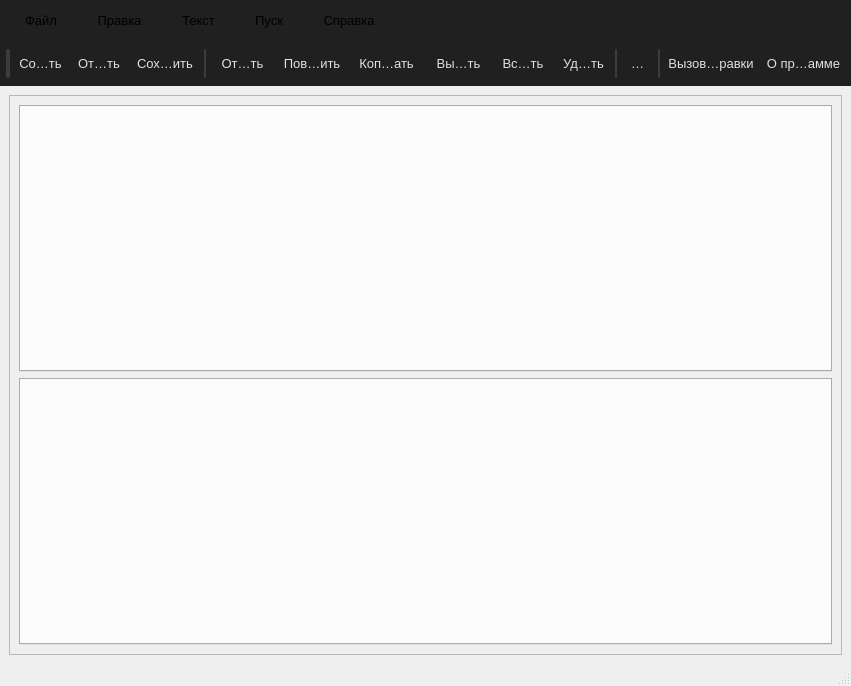
<?xml version="1.0" encoding="UTF-8"?>
<ui version="4.0">
 <class>MainWindow</class>
 <widget class="QMainWindow" name="MainWindow">
  <property name="geometry">
   <rect>
    <x>0</x>
    <y>0</y>
    <width>851</width>
    <height>686</height>
   </rect>
  </property>
  <property name="windowTitle">
   <string>Text Editor</string>
  </property>
  <property name="styleSheet">
   <string notr="true">font-size: 10pt;</string>
  </property>
  <property name="toolButtonStyle">
   <enum>Qt::ToolButtonStyle::ToolButtonIconOnly</enum>
  </property>
  <property name="documentMode">
   <bool>false</bool>
  </property>
  <property name="dockNestingEnabled">
   <bool>false</bool>
  </property>
  <property name="unifiedTitleAndToolBarOnMac">
   <bool>false</bool>
  </property>
  <widget class="QWidget" name="centralwidget">
   <layout class="QVBoxLayout" name="verticalLayout_2">
    <item>
     <widget class="QFrame" name="frame">
      <property name="frameShape">
       <enum>QFrame::Shape::StyledPanel</enum>
      </property>
      <property name="frameShadow">
       <enum>QFrame::Shadow::Raised</enum>
      </property>
      <layout class="QVBoxLayout" name="verticalLayout_3">
       <item>
        <widget class="QTabWidget" name="inputTabWidget">
         <property name="currentIndex">
          <number>-1</number>
         </property>
        </widget>
       </item>
       <item>
        <widget class="QTabWidget" name="outputTabWidget"/>
       </item>
      </layout>
     </widget>
    </item>
   </layout>
  </widget>
  <widget class="QToolBar" name="toolBar">
   <property name="enabled">
    <bool>true</bool>
   </property>
   <property name="cursor">
    <cursorShape>PointingHandCursor</cursorShape>
   </property>
   <property name="mouseTracking">
    <bool>false</bool>
   </property>
   <property name="windowTitle">
    <string>toolBar</string>
   </property>
   <property name="styleSheet">
    <string notr="true">QToolBar {
    background-color: rgb(32, 32, 32);
	border: none;
	padding: 2px;
	spacing: 3px;
}

QToolBar::handle {
    background-color: rgb(60, 60, 60);
    width: 4px;
    border-radius: 2px;
    margin: 4px 2px;
}

QToolBar::handle:vertical {
    height: 4px;
    width: 20px;
    margin: 2px 4px;
}

QToolBar::separator:vertical {
    width: 20px;
    height: 2px;
    margin: 4px 2px;
}

QToolBar::separator {
    background-color: rgb(60, 60, 60);
    width: 2px;
    height: 20px;
    margin: 4px 2px;
    border-radius: 1px;
}

QToolButton {
    background-color: transparent;
    color: rgb(224, 224, 224);
    border: none;
    border-radius: 5px;
    padding: 4px;
    min-width: 24px;
    min-height: 24px;
    margin: 1px;
}

QToolButton:hover {
    background-color: rgb(13, 102, 175);
    border-bottom: 2px solid rgb(0, 0, 0);
	border-right: 2px solid rgb(0, 0, 0);
}

QToolButton:pressed {
    background-color: rgb(16, 125, 220);
    border-bottom: 2px solid rgb(0, 0, 0);
	border-right: 2px solid rgb(0, 0, 0);
}

QToolButton:disabled {
    color: rgb(85, 85, 85);
}

QToolButton QIcon {
    color: rgb(224, 224, 224);
}</string>
   </property>
   <property name="movable">
    <bool>true</bool>
   </property>
   <property name="floatable">
    <bool>true</bool>
   </property>
   <attribute name="toolBarArea">
    <enum>TopToolBarArea</enum>
   </attribute>
   <attribute name="toolBarBreak">
    <bool>false</bool>
   </attribute>
   <addaction name="actionNew"/>
   <addaction name="actionOpen"/>
   <addaction name="actionSave"/>
   <addaction name="separator"/>
   <addaction name="actionUndo"/>
   <addaction name="actionRedo"/>
   <addaction name="actionCopy"/>
   <addaction name="actionCut"/>
   <addaction name="actionPaste"/>
   <addaction name="actionDelete"/>
   <addaction name="separator"/>
   <addaction name="actionRun"/>
   <addaction name="separator"/>
   <addaction name="actionHelp"/>
   <addaction name="actionAbout"/>
  </widget>
  <widget class="QStatusBar" name="statusBar"/>
  <widget class="QMenuBar" name="menuBar">
   <property name="geometry">
    <rect>
     <x>0</x>
     <y>0</y>
     <width>851</width>
     <height>45</height>
    </rect>
   </property>
   <property name="styleSheet">
    <string notr="true">QMenuBar {
    background-color: rgb(32, 32, 32);
	padding: 2px;
}

QMenuBar::item {
    padding: 8px 12px;
    margin: 3px 5px;
    border-radius: 5px;
}

QMenuBar::item:selected {
    background-color: rgb(13, 102, 175);
	border-bottom: 2px solid rgb(0, 0, 0);
	border-right: 2px solid rgb(0, 0, 0);
}

QMenuBar::item:pressed {
    background-color: rgb(16, 125, 220);
	border-bottom: 2px solid rgb(0, 0, 0);
	border-right: 2px solid rgb(0, 0, 0);
}

QMenu {
    background-color: rgb(37, 37, 37);
    color: rgb(224, 224, 224);
    border: 1px solid rgb(60,  60,  60);
	border-radius: 5px;
    padding: 4px 0;
}

QMenu::item {
    background-color: transparent;
    padding: 6px 24px 6px 5px;
    margin: 2px 4px;
    border-radius: 5px;
}

QMenu::item:selected {
    background-color: rgb(60, 60, 60);
}

QMenu::separator {
    height: 1px;
    background-color: rgb(60, 60, 60);
    margin: 4px 8px;
}</string>
   </property>
   <property name="defaultUp">
    <bool>false</bool>
   </property>
   <property name="nativeMenuBar">
    <bool>true</bool>
   </property>
   <widget class="QMenu" name="menuFile">
    <property name="title">
     <string>Файл</string>
    </property>
    <addaction name="actionNew"/>
    <addaction name="actionOpen"/>
    <addaction name="actionSave"/>
    <addaction name="actionSaveAs"/>
    <addaction name="separator"/>
    <addaction name="actionExit"/>
   </widget>
   <widget class="QMenu" name="menuEdit">
    <property name="title">
     <string>Правка</string>
    </property>
    <addaction name="actionUndo"/>
    <addaction name="actionRedo"/>
    <addaction name="actionCopy"/>
    <addaction name="actionPaste"/>
    <addaction name="actionCut"/>
    <addaction name="actionDelete"/>
    <addaction name="separator"/>
    <addaction name="actionSelectAll"/>
   </widget>
   <widget class="QMenu" name="menuReference">
    <property name="title">
     <string>Справка</string>
    </property>
    <addaction name="actionHelp"/>
    <addaction name="actionAbout"/>
   </widget>
   <widget class="QMenu" name="menuText">
    <property name="title">
     <string>Текст</string>
    </property>
    <addaction name="action_15"/>
    <addaction name="action_16"/>
    <addaction name="action_17"/>
    <addaction name="action_18"/>
    <addaction name="action_19"/>
    <addaction name="action_20"/>
    <addaction name="action_21"/>
   </widget>
   <widget class="QMenu" name="menuStart">
    <property name="title">
     <string>Пуск</string>
    </property>
   </widget>
   <addaction name="menuFile"/>
   <addaction name="menuEdit"/>
   <addaction name="menuText"/>
   <addaction name="menuStart"/>
   <addaction name="menuReference"/>
  </widget>
  <action name="actionUndo">
   <property name="icon">
    <iconset theme="QIcon::ThemeIcon::EditUndo"/>
   </property>
   <property name="text">
    <string>Отменить</string>
   </property>
  </action>
  <action name="actionCut">
   <property name="icon">
    <iconset theme="QIcon::ThemeIcon::EditCut"/>
   </property>
   <property name="text">
    <string>Вырезать</string>
   </property>
  </action>
  <action name="actionCopy">
   <property name="icon">
    <iconset theme="QIcon::ThemeIcon::EditCopy"/>
   </property>
   <property name="text">
    <string>Копировать</string>
   </property>
  </action>
  <action name="actionPaste">
   <property name="icon">
    <iconset theme="QIcon::ThemeIcon::EditPaste"/>
   </property>
   <property name="text">
    <string>Вставить</string>
   </property>
  </action>
  <action name="actionDelete">
   <property name="icon">
    <iconset theme="QIcon::ThemeIcon::EditDelete"/>
   </property>
   <property name="text">
    <string>Удалить</string>
   </property>
  </action>
  <action name="actionSelectAll">
   <property name="icon">
    <iconset theme="QIcon::ThemeIcon::EditSelectAll"/>
   </property>
   <property name="text">
    <string>Выделить всё</string>
   </property>
  </action>
  <action name="action_15">
   <property name="text">
    <string>Постановка задачи</string>
   </property>
  </action>
  <action name="action_16">
   <property name="text">
    <string>Грамматика</string>
   </property>
  </action>
  <action name="action_17">
   <property name="text">
    <string>Классификация грамматики</string>
   </property>
  </action>
  <action name="action_18">
   <property name="text">
    <string>Метод анализа</string>
   </property>
  </action>
  <action name="action_19">
   <property name="text">
    <string>Тестовый пример</string>
   </property>
  </action>
  <action name="action_20">
   <property name="text">
    <string>Список литературы</string>
   </property>
  </action>
  <action name="action_21">
   <property name="text">
    <string>Исходный код программы</string>
   </property>
  </action>
  <action name="actionAbout">
   <property name="icon">
    <iconset theme="QIcon::ThemeIcon::HelpAbout"/>
   </property>
   <property name="text">
    <string>О программе</string>
   </property>
  </action>
  <action name="actionHelp">
   <property name="icon">
    <iconset theme="QIcon::ThemeIcon::HelpFaq"/>
   </property>
   <property name="text">
    <string>Вызов справки</string>
   </property>
  </action>
  <action name="actionSave">
   <property name="icon">
    <iconset theme="QIcon::ThemeIcon::DocumentSave"/>
   </property>
   <property name="text">
    <string>Сохранить</string>
   </property>
  </action>
  <action name="actionOpen">
   <property name="icon">
    <iconset theme="QIcon::ThemeIcon::FolderOpen"/>
   </property>
   <property name="text">
    <string>Открыть</string>
   </property>
   <property name="toolTip">
    <string>Открыть</string>
   </property>
   <property name="menuRole">
    <enum>QAction::MenuRole::NoRole</enum>
   </property>
  </action>
  <action name="actionNew">
   <property name="icon">
    <iconset theme="QIcon::ThemeIcon::DocumentNew"/>
   </property>
   <property name="text">
    <string>Создать</string>
   </property>
   <property name="toolTip">
    <string>Создать</string>
   </property>
   <property name="menuRole">
    <enum>QAction::MenuRole::NoRole</enum>
   </property>
  </action>
  <action name="actionSaveAs">
   <property name="icon">
    <iconset theme="QIcon::ThemeIcon::DocumentSaveAs"/>
   </property>
   <property name="text">
    <string>Сохранить как</string>
   </property>
   <property name="toolTip">
    <string>Сохранить как</string>
   </property>
   <property name="menuRole">
    <enum>QAction::MenuRole::NoRole</enum>
   </property>
  </action>
  <action name="actionExit">
   <property name="icon">
    <iconset theme="QIcon::ThemeIcon::ApplicationExit"/>
   </property>
   <property name="text">
    <string>Выход</string>
   </property>
   <property name="toolTip">
    <string>Выход</string>
   </property>
   <property name="menuRole">
    <enum>QAction::MenuRole::NoRole</enum>
   </property>
  </action>
  <action name="actionRedo">
   <property name="icon">
    <iconset theme="QIcon::ThemeIcon::EditRedo"/>
   </property>
   <property name="text">
    <string>Повторить</string>
   </property>
   <property name="toolTip">
    <string>Повторить</string>
   </property>
   <property name="menuRole">
    <enum>QAction::MenuRole::NoRole</enum>
   </property>
  </action>
  <action name="actionRun">
   <property name="icon">
    <iconset theme="QIcon::ThemeIcon::MediaPlaybackStart"/>
   </property>
   <property name="text">
    <string>Пуск</string>
   </property>
   <property name="toolTip">
    <string>Пуск</string>
   </property>
   <property name="menuRole">
    <enum>QAction::MenuRole::NoRole</enum>
   </property>
  </action>
 </widget>
 <resources/>
 <connections/>
</ui>
